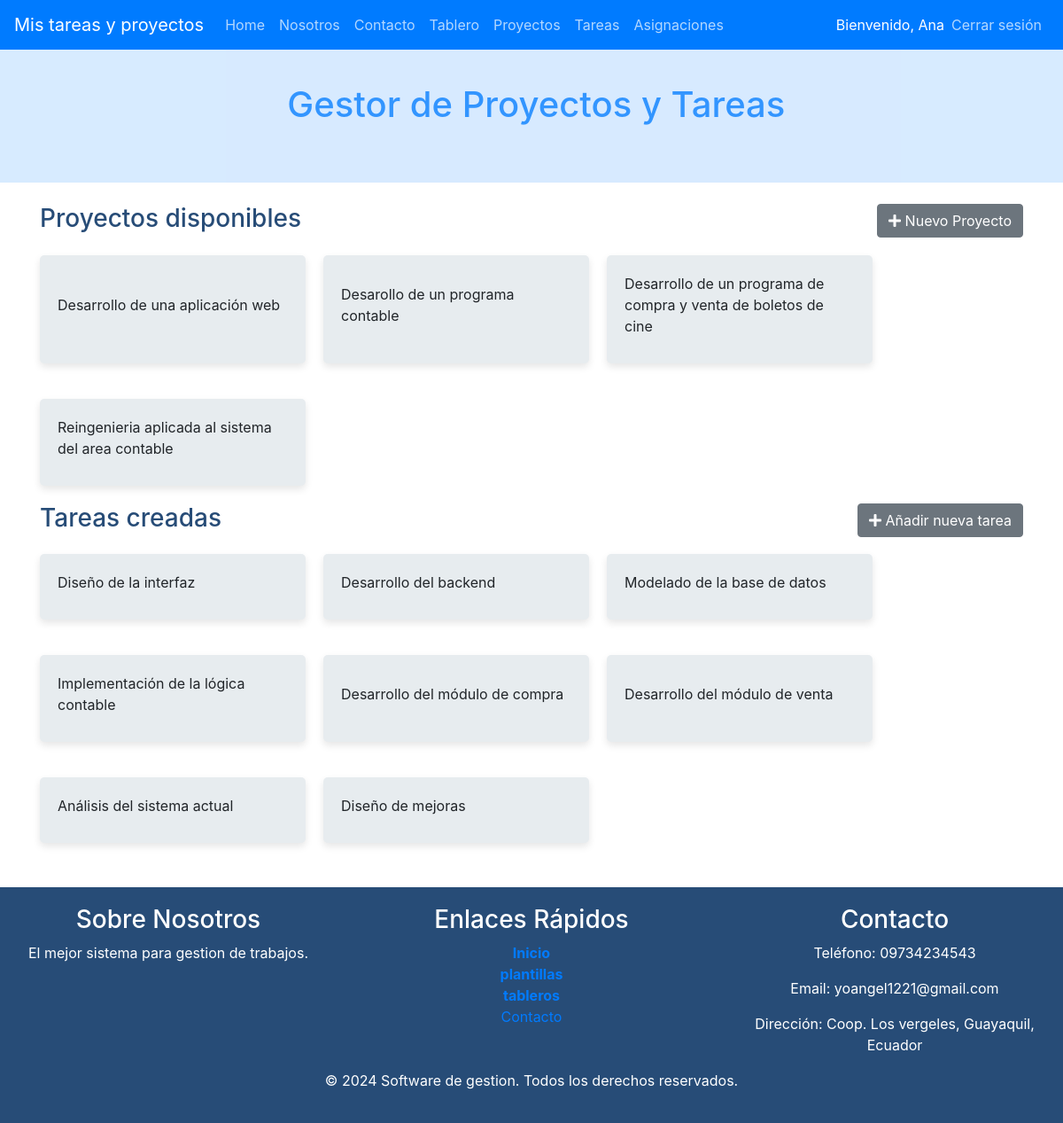
Page /index.php (signed in) on the earlier database version.
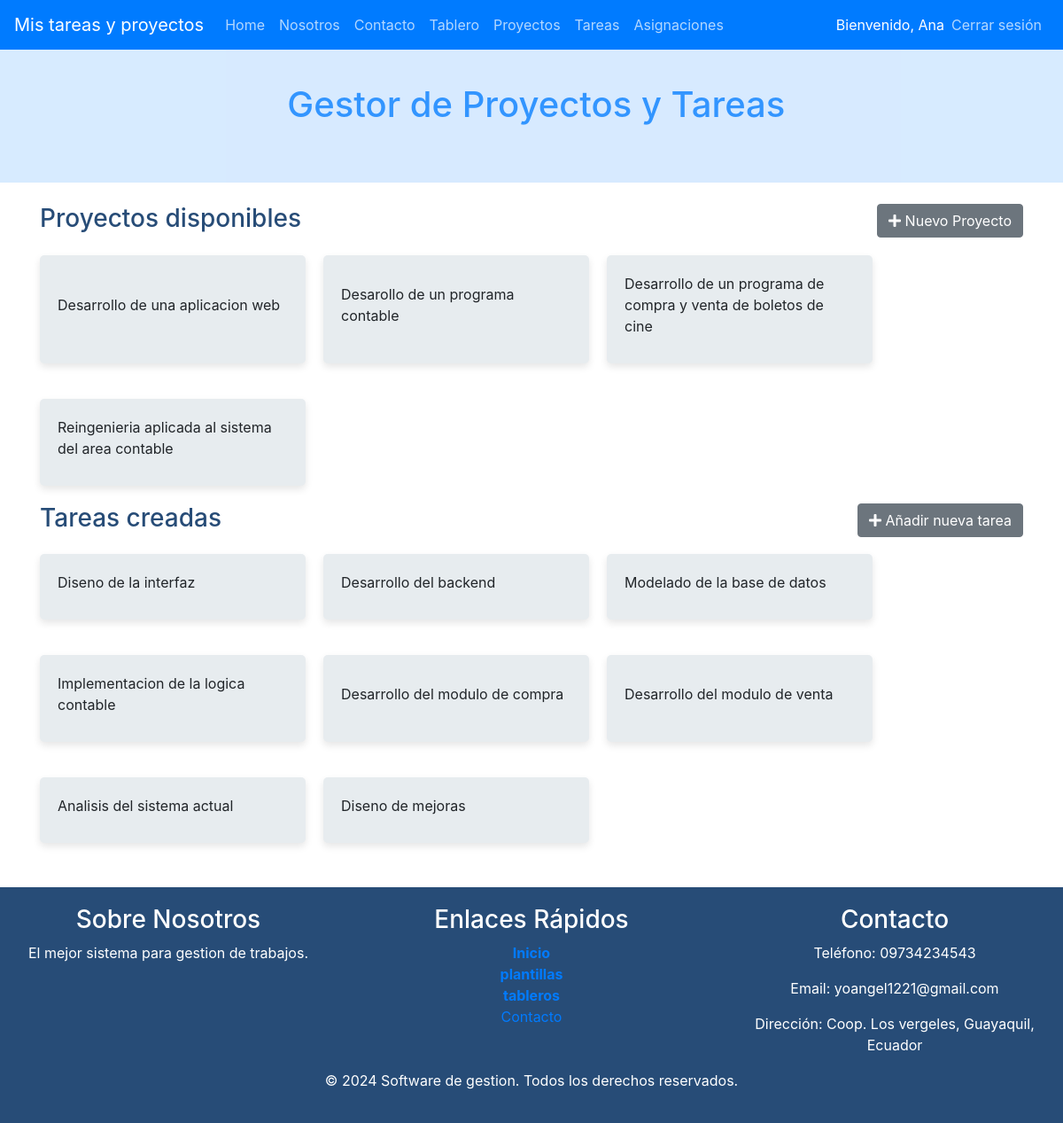
Same page on the later database version.
### tables this page shows
CREATE TABLE IF NOT EXISTS Proyectos (
    id INT AUTO_INCREMENT PRIMARY KEY,
    nombre VARCHAR(255) NOT NULL,
    descripcion TEXT,
    fecha_creacion TIMESTAMP DEFAULT CURRENT_TIMESTAMP,
    fecha_modificacion TIMESTAMP DEFAULT CURRENT_TIMESTAMP ON UPDATE CURRENT_TIMESTAMP,
    usuario_creacion INT,
    estado int(1) NOT NULL DEFAULT 1,
    FOREIGN KEY (usuario_creacion) REFERENCES Usuarios(id)
);

CREATE TABLE IF NOT EXISTS Tareas (
    id INT AUTO_INCREMENT PRIMARY KEY,
    nombre VARCHAR(255) NOT NULL,
    descripcion TEXT,
    tiempo_estimado VARCHAR(50),
    prioridad ENUM('Baja', 'Media', 'Alta'),
    fecha_creacion TIMESTAMP DEFAULT CURRENT_TIMESTAMP,
    proyecto_id INT,
    estado int(1) NOT NULL DEFAULT 1,
    FOREIGN KEY (proyecto_id) REFERENCES Proyectos(id)
);

### index.php (called while the page is built, shortened)
    <?php
        $funcion = (!empty($_REQUEST['f']))?htmlentities($_REQUEST['f']):FUNCION_PRINCIPAL;
        $cont = new  $controlador();
        $cont->$funcion();
?>

### controller/TareasController.php (called while the page is built, shortened)
<?php
require_once 'model/dao/TareasDAO.php';
require_once 'model/dao/ProyectosDAO.php';
class TareasController {
    private $model;
    public function __construct() {
        $this->model = new TareasDAO();
    }
    public function home(){
        $resultados = $this->model->selectAllHome();
        return $resultados;
    }
}

### config/Conexion.php (called while the page is built)
<?php
class Conexion {
    public static function getConexion() {
         $dsn = 'mysql:host=localhost;port=3307;dbname=' . DBNAME;
        $conexion = null;
        try {
            $conexion = new PDO($dsn, DBUSER, DBPASSWORD);
             $conexion->setAttribute(PDO::ATTR_ERRMODE, PDO::ERRMODE_EXCEPTION);
        } catch (Exception $e) {
            echo $e;
            die("error " . $e->getMessage());
        }
        return $conexion;
    }
}

### model/dao/TareasDAO.php (called while the page is built, shortened)
<?php
require_once 'config/Conexion.php';
class TareasDAO {
    private $con;
    public function __construct() {
        $this->con = Conexion::getConexion();
    }
    public function selectAllHome(){
        $sql = "SELECT * FROM tareas";
        $stmt = $this->con->prepare($sql);
        $stmt->execute();
        return $stmt->fetchAll(PDO::FETCH_OBJ);
    }
}
?>

### model/dao/ProyectosDAO.php (called while the page is built, shortened)
<?php
require_once 'config/Conexion.php';
class ProyectosDAO {
    private $con;
    public function __construct() {
        $this->con = Conexion::getConexion();
    }
    public function selectAllHome(){
        $sql = "SELECT * FROM proyectos";
        $stmt = $this->con->prepare($sql);
        $stmt->execute();
        return $stmt->fetchAll(PDO::FETCH_OBJ);
    }
}
?>

### controller/ProyectosController.php (called while the page is built, shortened)
<?php
require_once 'model/dao/ProyectosDAO.php';
class ProyectosController {
    private $model;
    public function __construct() {
        $this->model = new ProyectosDAO();
    }
    public function home(){
        $resultados = $this->model->selectAllHome();
        return $resultados;
    }
}
?>

### view/homeViewGestor.php (the view, shortened to what this page needs)
<div class="container mt-4">
    <div>
        <div class="row">
            <div class="col-sm-6">
                <h3 class="mb-4 titulo">Proyectos disponibles</h3>
            </div>
            <div class="col-sm-6 d-flex justify-content-end">
                <a href="index.php?c=Proyectos&f=view_new">
                    <button type="button" class="btn btn-secondary">
                        <i class="fas fa-plus"></i>
                        Nuevo Proyecto
                    </button>
                </a>
            </div>
        </div>
        <div class="plantillas">
            <?php foreach ($resultados as $proyecto) { ?>
                <div class="proyecto-tarjeta">
                    <p><?= $proyecto->nombre ?></p>
                </div>
            <?php } ?>
        </div>
    </div>
    <div>
        <div class="row">
            <div class="col-sm-6">
                <h3 class="mb-4 titulo">Tareas creadas</h3>
            </div>
            <div class="col-sm-6 d-flex justify-content-end">
                <a href="index.php?c=Tareas&f=view_new">
                    <button type="button" class="btn btn-secondary">
                        <i class="fas fa-plus"></i>
                            Añadir nueva tarea
                    </button>
                </a>
            </div>
        </div>
        <div class="plantillas">
            <?php foreach ($tareas as $tarea) { ?>
                <div class="proyecto-tarjeta">
                    <p><?= $tarea->nombre ?></p>
                </div>
            <?php } ?>
        </div>
    </div>
</div>

Differences in the rows shown:
changed proyectos: nombre "Desarrollo de una aplicación web" → "Desarrollo de una aplicacion web"
changed tareas: nombre "Diseño de la interfaz" → "Diseno de la interfaz"
changed tareas: nombre "Implementación de la lógica contable" → "Implementacion de la logica contable"
changed tareas: nombre "Desarrollo del módulo de compra" → "Desarrollo del modulo de compra"
changed tareas: nombre "Desarrollo del módulo de venta" → "Desarrollo del modulo de venta"
changed tareas: nombre "Análisis del sistema actual" → "Analisis del sistema actual"
changed tareas: nombre "Diseño de mejoras" → "Diseno de mejoras"
